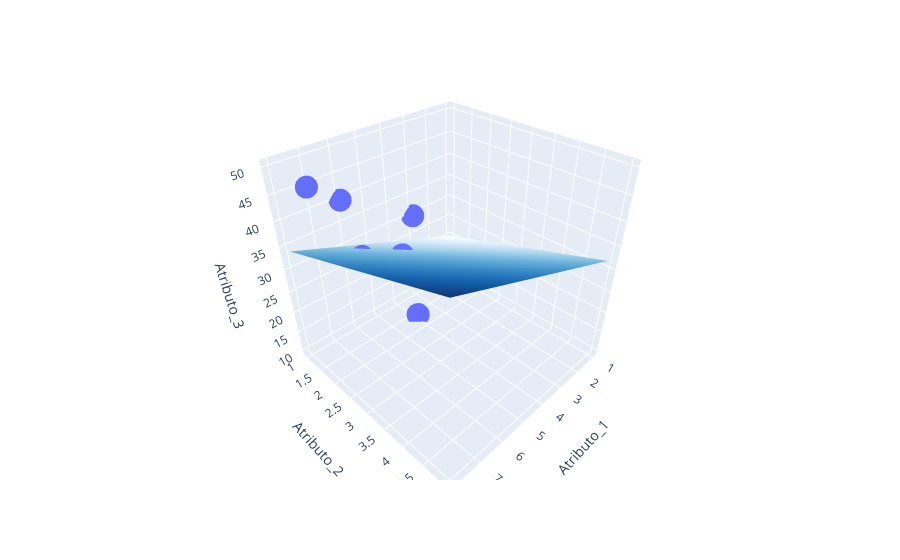

Source (notebook cell):
### Markdown cell above
Após termos nosso plano, precisamos saber como representar os pontos que estavam no R³ no R². Para isso fazemos a projeção ortogonal dos pontos no plano. Isso pode ser mais facilmente compreendido de forma visual. Suponha que esse seja o melhor plano que captura a variação dos nossos dados. Nosso próximo passo é projetar nele os pontos que está no R³.

### Code cell
import numpy as np
import plotly.graph_objs as go
fig = px.scatter_3d(df, x='Atributo_1', y='Atributo_2', z='Atributo_3')
x = np.linspace(1,8,8)
y = np.linspace(1,5,2)
X,Y = np.meshgrid(x,y)
Z = (2*X + 3*Y + 15) 
fig.add_trace(go.Surface(x=x, y=y, z=Z, showscale=False, colorscale='Blues'))
fig.show()

### Figure 1 — Plotly figure (JSON) as saved in the notebook; plotly's stock layout.template omitted (floating-point values rounded to 4 significant figures)
{"data": [{"hovertemplate": "Atributo_1=%{x}<br>Atributo_2=%{y}<br>Atributo_3=%{z}<extra></extra>", "legendgroup": "", "marker": {"color": "#636efa", "symbol": "circle"}, "mode": "markers", "name": "", "scene": "scene", "showlegend": false, "type": "scatter3d", "x": [1, 3, 3, 4, 5, 6, 6, 8], "y": [1, 1, 1, 1.7, 2, 1, 1.5, 2], "z": [10, 20, 30, 10, 30, 40, 30, 50]}, {"colorscale": [[0, "rgb(247,251,255)"], [0.125, "rgb(222,235,247)"], [0.25, "rgb(198,219,239)"], [0.375, "rgb(158,202,225)"], [0.5, "rgb(107,174,214)"], [0.625, "rgb(66,146,198)"], [0.75, "rgb(33,113,181)"], [0.875, "rgb(8,81,156)"], [1, "rgb(8,48,107)"]], "showscale": false, "type": "surface", "x": [1, 2, 3, 4, 5, 6, 7, 8], "y": [1, 5], "z": [[20, 22, 24, 26, 28, 30, 32, 34], [32, 34, 36, 38, 40, 42, 44, 46]]}], "layout": {"legend": {"tracegroupgap": 0}, "margin": {"t": 60}, "scene": {"domain": {"x": [0, 1], "y": [0, 1]}, "xaxis": {"title": {"text": "Atributo_1"}}, "yaxis": {"title": {"text": "Atributo_2"}}, "zaxis": {"title": {"text": "Atributo_3"}}}}}
